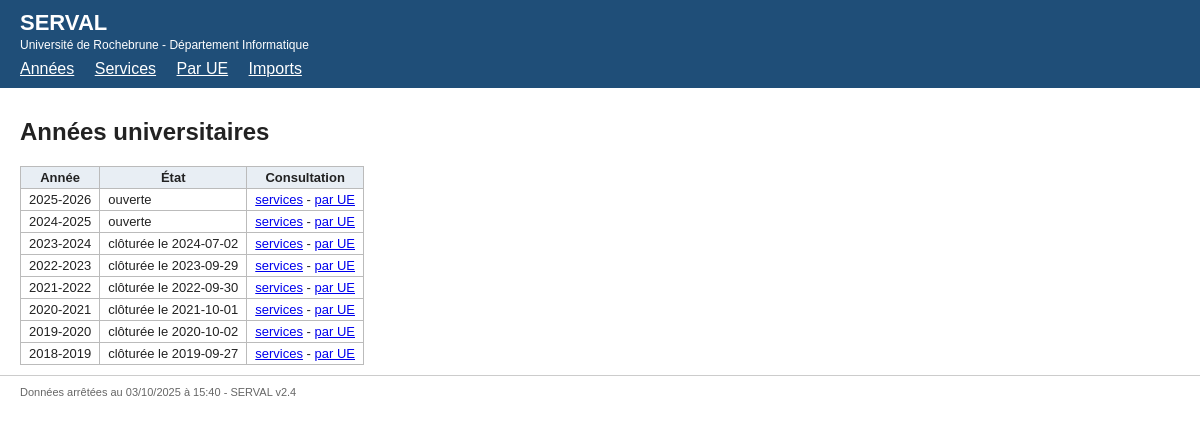
The page / on the database its author committed.
### tables this page shows
CREATE TABLE annees (
    code         TEXT PRIMARY KEY,
    cloturee     INTEGER NOT NULL DEFAULT 0,
    date_cloture TEXT,
    cloture_par  TEXT,
    commentaire  TEXT
);

### src/Repository/YearRepository.php (called while the page is built, shortened)
<?php
class YearRepository
{
    private $pdo;
    public function __construct(\PDO $pdo)
    {
        $this->pdo = $pdo;
    }
    public function all()
    {
        return $this->pdo->query('SELECT * FROM annees ORDER BY code DESC')->fetchAll();
    }
}

### src/Report/ReportService.php (called while the page is built, shortened)
<?php
final class ReportService
{
    public function __construct(\PDO $pdo, ?array $config = null)
    {
        $config = $config ?? [];
    }
}

### src/AcademicYear.php (called while the page is built, shortened)
<?php
class AcademicYear
{
    public static function current()
    {
        $annee = (int) date('Y');
        $mois = (int) date('n');
        if ($mois >= 9) {
            return $annee . '-' . ($annee + 1);
        }
        return ($annee - 1) . '-' . $annee;
    }
}

### templates/accueil.php (the view)
<h2>Années universitaires</h2>
<table>
    <tr><th>Année</th><th>État</th><th>Consultation</th></tr>
<?php foreach ($annees as $a) { ?>
    <tr>
        <td><?php echo $a['code']; ?></td>
        <td><?php echo $a['cloturee'] == 1 ? 'clôturée le ' . $a['date_cloture'] : 'ouverte'; ?></td>
        <td>
            <a href="index.php?page=services&amp;annee=<?php echo $a['code']; ?>">services</a> -
            <a href="index.php?page=ue&amp;annee=<?php echo $a['code']; ?>">par UE</a>
        </td>
    </tr>
<?php } ?>
</table>

### public/index.php (shortened to what this page needs)
<?php
$pdo = Database::get();
$config = Database::config();
$page = isset($_GET['page']) ? $_GET['page'] : 'accueil';
$annee = isset($_GET['annee']) ? $_GET['annee'] : AcademicYear::current();
$yearRepo = new YearRepository($pdo);
switch ($page) {
    default:
        $annees = $yearRepo->all();
        include __DIR__ . '/../templates/accueil.php';
}
$contenu = ob_get_clean();
include __DIR__ . '/../templates/layout.php';

### templates/layout.php (shortened to what this page needs)
<!DOCTYPE html>
<html lang="fr">
<head>
    <link rel="stylesheet" href="style.css">
</head>
<body>
<header>
    <h1>SERVAL</h1>
    <p><?php echo $config['etablissement']; ?></p>
    <nav>
        <a href="index.php">Années</a>
        <a href="index.php?page=services&amp;annee=<?php echo urlencode($annee); ?>">Services</a>
        <a href="index.php?page=ue&amp;annee=<?php echo urlencode($annee); ?>">Par UE</a>
        <a href="index.php?page=imports">Imports</a>
    </nav>
</header>
<main>
<?php echo $contenu; ?>
</main>
<footer>
    Données arrêtées au <?php echo strftime('%d/%m/%Y à %H:%M'); ?> - SERVAL v2.4
</footer>
</body>
</html>

### public/style.css (style rules this page uses)
body { font-family: Arial, Helvetica, sans-serif; margin: 0; color: #222; }
header { background: #1f4e78; color: #fff; padding: 10px 20px; }
header h1 { margin: 0; font-size: 22px; }
header p { margin: 2px 0 8px 0; font-size: 12px; }
nav a { color: #fff; margin-right: 16px; }
main { padding: 10px 20px; }
table { border-collapse: collapse; font-size: 13px; }
th, td { border: 1px solid #bbb; padding: 3px 8px; }
th { background: #e8eef4; }
footer { font-size: 11px; color: #666; padding: 10px 20px; border-top: 1px solid #ccc; }

### rows shown on the page
annees: code "2025-2026", cloturee "ouverte"
annees: code "2024-2025", cloturee "ouverte"
annees: code "2023-2024", date_cloture "2024-07-02"
annees: code "2022-2023", date_cloture "2023-09-29"
annees: code "2021-2022", date_cloture "2022-09-30"
annees: code "2020-2021", date_cloture "2021-10-01"
annees: code "2019-2020", date_cloture "2020-10-02"
annees: code "2018-2019", date_cloture "2019-09-27"

### other values the page prints
$config['etablissement'] "Université de Rochebrune - Département Informatique"
strftime('%d/%m/%Y à %H:%M') "03/10/2025 à 15:40"
